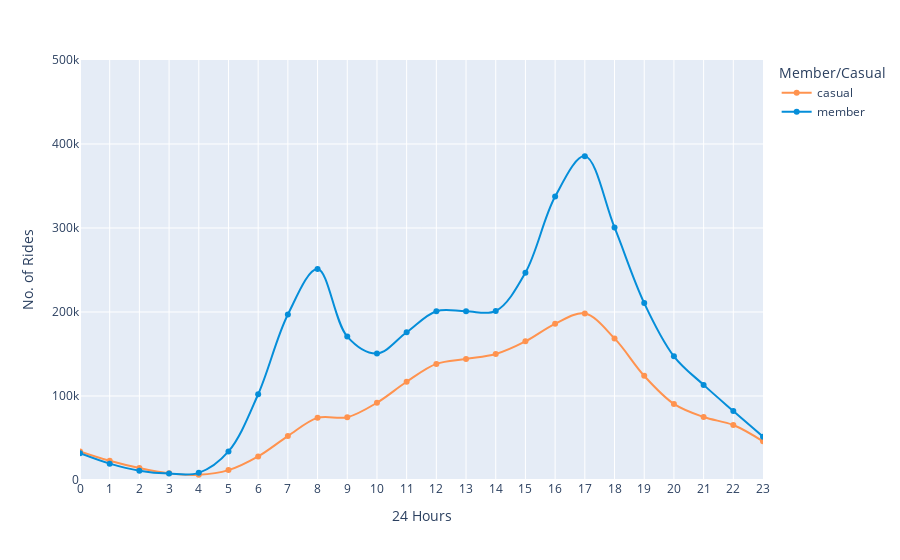

Notebook source saved alongside this figure:
### Code cell
fig_4 = df.groupby(['hour', 'member_casual'], as_index=False).count()

fig_4a = px.line(fig_4, x = 'hour', y = 'ride_id', range_x = [0,23], range_y = [0,500000],
                 color = 'member_casual',
                 line_shape = 'spline',
                 markers=True,
                 labels = {'ride_id': 'No. of Rides', 'hour': '24 Hours', 'member_casual': 'Member/Casual'},
                 hover_name = 'member_casual', hover_data = {'member_casual': False, 'month': False, 'ride_id': True},
                 color_discrete_map = {'casual': '#FF934F', 'member': '#058ED9'})
fig_4a.update_xaxes(dtick=1)
fig_4a.show()

### Figure 1 — Plotly figure (JSON) as saved in the notebook; plotly's stock layout.template omitted (floating-point values rounded to 4 significant figures)
{"data": [{"customdata": [["casual", 34074], ["casual", 22818], ["casual", 14171], ["casual", 7887], ["casual", 6253], ["casual", 11760], ["casual", 28118], ["casual", 52306], ["casual", 73977], ["casual", 74727], ["casual", 91987], ["casual", 116950], ["casual", 138223], ["casual", 144130], ["casual", 149998], ["casual", 165032], ["casual", 185924], ["casual", 198094], ["casual", 168544], ["casual", 123997], ["casual", 90601], ["casual", 74968], ["casual", 65436], ["casual", 46039]], "hovertemplate": "<b>%{hovertext}</b><br><br>24 Hours=%{x}<br>No. of Rides=%{y}<extra></extra>", "hovertext": ["casual", "casual", "casual", "casual", "casual", "casual", "casual", "casual", "casual", "casual", "casual", "casual", "casual", "casual", "casual", "casual", "casual", "casual", "casual", "casual", "casual", "casual", "casual", "casual"], "legendgroup": "casual", "line": {"color": "#FF934F", "dash": "solid", "shape": "spline"}, "marker": {"symbol": "circle"}, "mode": "lines+markers", "name": "casual", "orientation": "v", "showlegend": true, "type": "scatter", "x": [0, 1, 2, 3, 4, 5, 6, 7, 8, 9, 10, 11, 12, 13, 14, 15, 16, 17, 18, 19, 20, 21, 22, 23], "xaxis": "x", "y": [34074, 22818, 14171, 7887, 6253, 11760, 28118, 52306, 73977, 74727, 91987, 116950, 138223, 144130, 149998, 165032, 185924, 198094, 168544, 123997, 90601, 74968, 65436, 46039], "yaxis": "y"}, {"customdata": [["member", 31855], ["member", 19493], ["member", 11031], ["member", 7596], ["member", 8508], ["member", 33975], ["member", 102081], ["member", 197052], ["member", 251102], ["member", 170779], ["member", 150638], ["member", 175855], ["member", 200930], ["member", 200879], ["member", 201203], ["member", 246854], ["member", 337416], ["member", 385562], ["member", 300634], ["member", 210646], ["member", 147296], ["member", 113244], ["member", 82084], ["member", 51617]], "hovertemplate": "<b>%{hovertext}</b><br><br>24 Hours=%{x}<br>No. of Rides=%{y}<extra></extra>", "hovertext": ["member", "member", "member", "member", "member", "member", "member", "member", "member", "member", "member", "member", "member", "member", "member", "member", "member", "member", "member", "member", "member", "member", "member", "member"], "legendgroup": "member", "line": {"color": "#058ED9", "dash": "solid", "shape": "spline"}, "marker": {"symbol": "circle"}, "mode": "lines+markers", "name": "member", "orientation": "v", "showlegend": true, "type": "scatter", "x": [0, 1, 2, 3, 4, 5, 6, 7, 8, 9, 10, 11, 12, 13, 14, 15, 16, 17, 18, 19, 20, 21, 22, 23], "xaxis": "x", "y": [31855, 19493, 11031, 7596, 8508, 33975, 102081, 197052, 251102, 170779, 150638, 175855, 200930, 200879, 201203, 246854, 337416, 385562, 300634, 210646, 147296, 113244, 82084, 51617], "yaxis": "y"}], "layout": {"legend": {"title": {"text": "Member/Casual"}, "tracegroupgap": 0}, "margin": {"t": 60}, "xaxis": {"anchor": "y", "domain": [0, 1], "dtick": 1, "range": [0, 23], "title": {"text": "24 Hours"}}, "yaxis": {"anchor": "x", "domain": [0, 1], "range": [0, 500000], "title": {"text": "No. of Rides"}}}}
